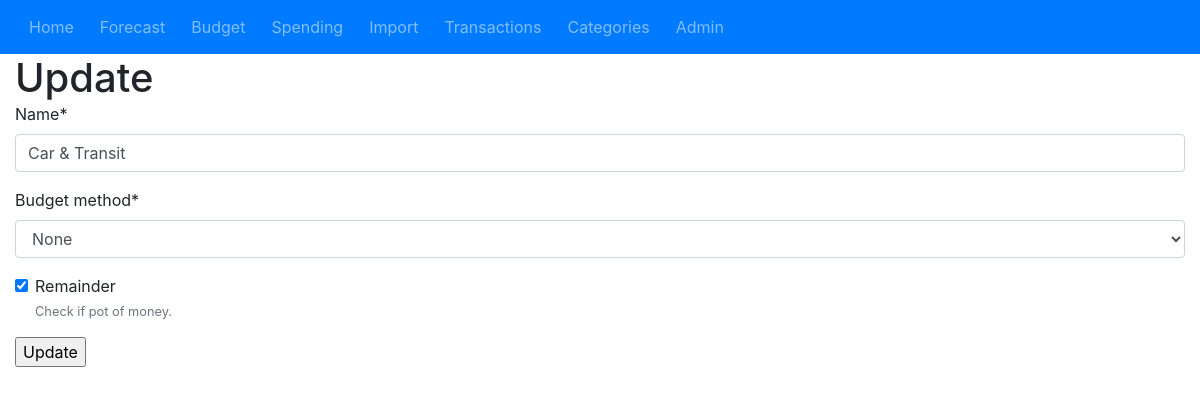
Page /category/update/group/2/ on the committed database.
### category/models.py (models this page shows, shortened)
class CategoryGroup(models.Model):
	name = models.CharField(max_length=50)
	budget_method = models.CharField(max_length=1, choices=BUDGET_METHOD, default='N')
	remainder = models.BooleanField(default=True, help_text='Check if pot of money.')
	class Meta:
		verbose_name='Category Group'

### category/views.py (the view, shortened to what this page needs)
# urls.py: path('update/group/<int:pk>/', CategoryGroupUpdateView.as_view(), name='category-group-update'),
class CategoryGroupUpdateView(UpdateView):
	model  = CategoryGroup
	template_name = 'category_form.html'
	fields=['name', 'budget_method', 'remainder']

### templates/category_form.html
{% extends "base.html" %}
{% load crispy_forms_tags %}
{% block main_content %}
	<h1>Update</h1>
	<form method="post">{% csrf_token %}
    	{{ form | crispy }}
   	 <input type="submit" value="Update">
	</form>
{% endblock %}

### static/my.css (style rules this page uses)
h1 { padding: 0 !important; margin: 0 !important; }

### rows in the picture
CategoryGroup: name "Car & Transit", budget_method "None", remainder "☑"
